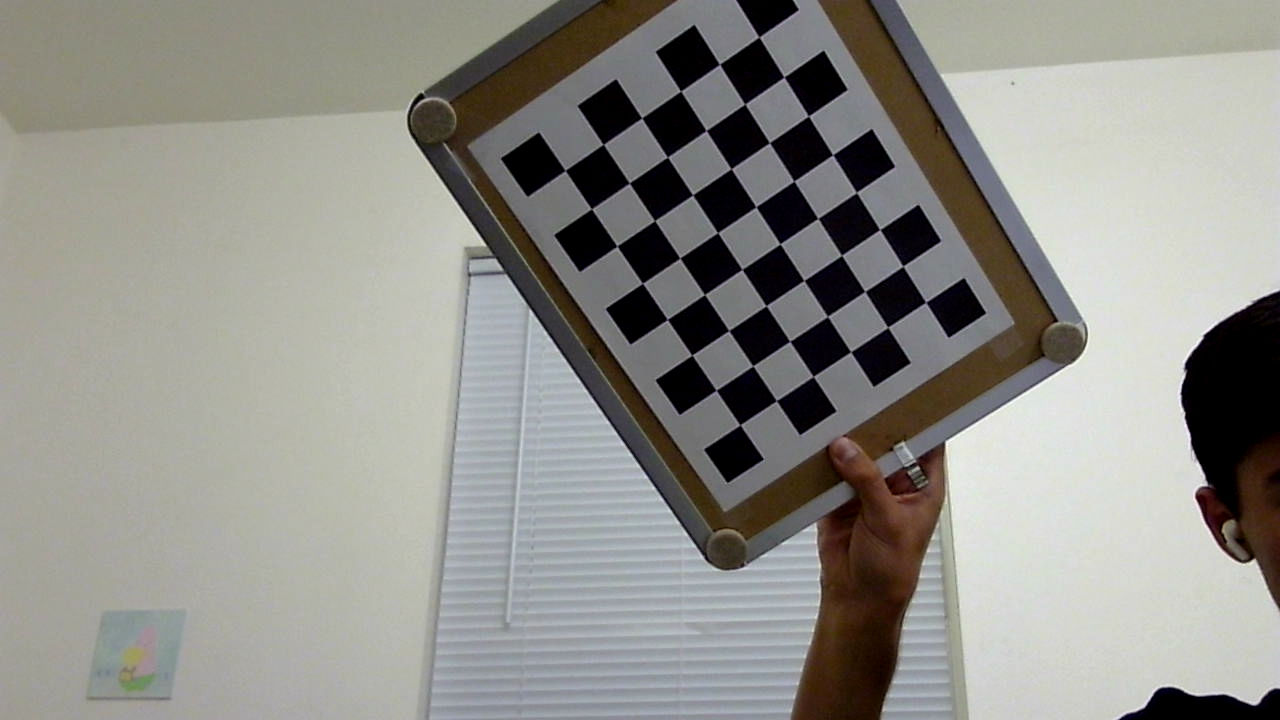
#> input picture tools/camera_calibration/imgs/left_cam/checkerboard_12.png, 1280 x 720 px, given in place of test_vid_104_L.mp4, which was not available
$ python object_tracking.py   (older library calls are emulated)
#> lines starting #> are read from the running program, lines starting #| are printed output that depends on the picture; after the words box and inside, x2 and y2 are one past the last pixel; in counts of white or black regions, pixels touching at a corner belong together; long printed decimals are rounded; pictures that were not available may be replaced by others from this repository, and a replacement may not be noted
### ball_fun/sterio_cameras.py
import sys
from pathlib import Path
sys.path.append(str(Path(__file__).parent.parent))

import cv2
import tools.helpers as helpers
import numpy as np
from typing import Callable
import ultralytics
import tools.camera_calibration.camera_calibration as camera_calibration
import os


class LogitechC270:
    """
    Camera class for the Logitech C270
    USB webcam
    """
    def __init__(self, cam_id: str | int) -> None:
        self.setup(cam_id)

    def setup(self, cam_id: str | int) -> None:
        """
        Setup sequence for camera
        """
        self.start_camera(cam_id)

    # [5 lines left out: function close, not called in this run]

    def calibrate_camera(self, calibration_images: str):
        self.mtx, self.dist = camera_calibration.calibrate_camera(Path(calibration_images))

    def start_camera(self, cam_id: str | int) -> None:
        """
        Initialize webcam and store properties
        """

        if os.name == 'nt':
            self._cap = cv2.VideoCapture(cam_id)
        else:
            self._cap = cv2.VideoCapture(cam_id, apiPreference=cv2.CAP_AVFOUNDATION)
            self._cap.set(cv2.CAP_PROP_FOURCC, cv2.VideoWriter_fourcc(*'avc1'))

        self._cap.set(cv2.CAP_PROP_BUFFERSIZE, 2)


        self._width, self._height = int(self._cap.get(cv2.CAP_PROP_FRAME_WIDTH)), int(self._cap.get(cv2.CAP_PROP_FRAME_HEIGHT))

        # wait for cameras to start
        if type(cam_id) is int:
            for _ in range(100):
                success, img1 = self.read()
                if success == False or (np.average(img1) > 0):
                    break

    def base_transform_img(self, image: np.ndarray) -> np.ndarray:
        """
        Performs a base image transformation on the read
        image from the camera if any alterations are needed
        before processing

        Arguments:
            image : [np.ndarray] base image

        Returns:
            [np.ndarray] : [image] tranformed image
        """

        image = cv2.flip(image, -1)
        return image

    # [14 lines left out: function read, not called in this run]

    def grab(self) -> bool:
        """
        Grabs the next frame from video file or capturing device.

        Returns:
            [bool] : true if success
        """
        return self._cap.grab()

    def retrieve(self) -> [bool, np.ndarray]:
        """
        Decodes and returns the grabbed video frame
        """
        success, image = self._cap.retrieve()

        if success:
            # flip image to account for mounted camera
            image = self.base_transform_img(image)
        return success, image

    # [18 lines left out: functions get_dimensions, is_opened, not called in this run]


class SterioCameras:
    """
    Sterio Camera Class to handle all logic associated with
    sterio camera image retrieval

    Arguments:
        vid_stream : optional path to video stream for videos
    """
    def __init__(self, vid_stream: list[str] = None) -> None:

        self.setup(vid_stream)

    def setup(self, vid_stream: list[str] = None) -> None:
        self.start_cameras(vid_stream)
        self.calibrate_cameras()

    # [7 lines left out: function close, not called in this run]

    def calibrate_cameras(self):
        """
        Run camera calibration on left and right cameras
        with stereo pair positioning with left camera
        at center of world coords
        """
        self._left_cam.calibrate_camera('./tools/camera_calibration/imgs/left_cam')
        self._right_cam.calibrate_camera('./tools/camera_calibration/imgs/right_cam')

        self.rot_mtx, self.tran_mtx, self.fund_mtx = camera_calibration.stereo_calibrate(
            self._left_cam.mtx,
            self._left_cam.dist,
            self._right_cam.mtx,
            self._right_cam.dist,
            Path('./tools/camera_calibration/imgs/synced'))

    # [16 lines left out: function project, not called in this run]


    def start_cameras(self, vid_stream: list[str] = None) -> None:
        """
        Initialize the left and right cameras
        """
        assert vid_stream is None or len(vid_stream) == 2, 'Must have two video paths in vid stream'

        if vid_stream is None:
            cam_idx_1, cam_idx_2 = helpers.get_left_right_camera_idxs()
        else:
            cam_idx_1, cam_idx_2 = vid_stream

        #TODO detect which is left and right camera
        self._left_cam = LogitechC270(cam_idx_1)
        self._right_cam = LogitechC270(cam_idx_2)

        success, img1, img2 = self.grab_frame()

        if success == False:
            raise RuntimeError('Unable to start cameras')

        left_img = helpers.determine_left_image(img1, img2)

        if left_img == 2:
            self._left_cam, self._right_cam = self._right_cam, self._left_cam

    def grab_frame(self) -> tuple[bool, np.ndarray, np.ndarray]:
        """
        Grabs a frame from the left and right camera

        Returns:
            [bool, np.ndarray, np.ndarry] : [success, left_image, right_image]
        """

        self._left_cam.grab()
        self._right_cam.grab()

        successL, imgL = self._left_cam.retrieve()
#> in retrieve, image is the input picture: shape (720, 1280, 3); mean B, G, R 137.7, 143.4, 144.2
#> in retrieve, `success, image = self._cap.retrieve()`: success = True
#> in base_transform_img, `image = cv2.flip(image, -1)`:
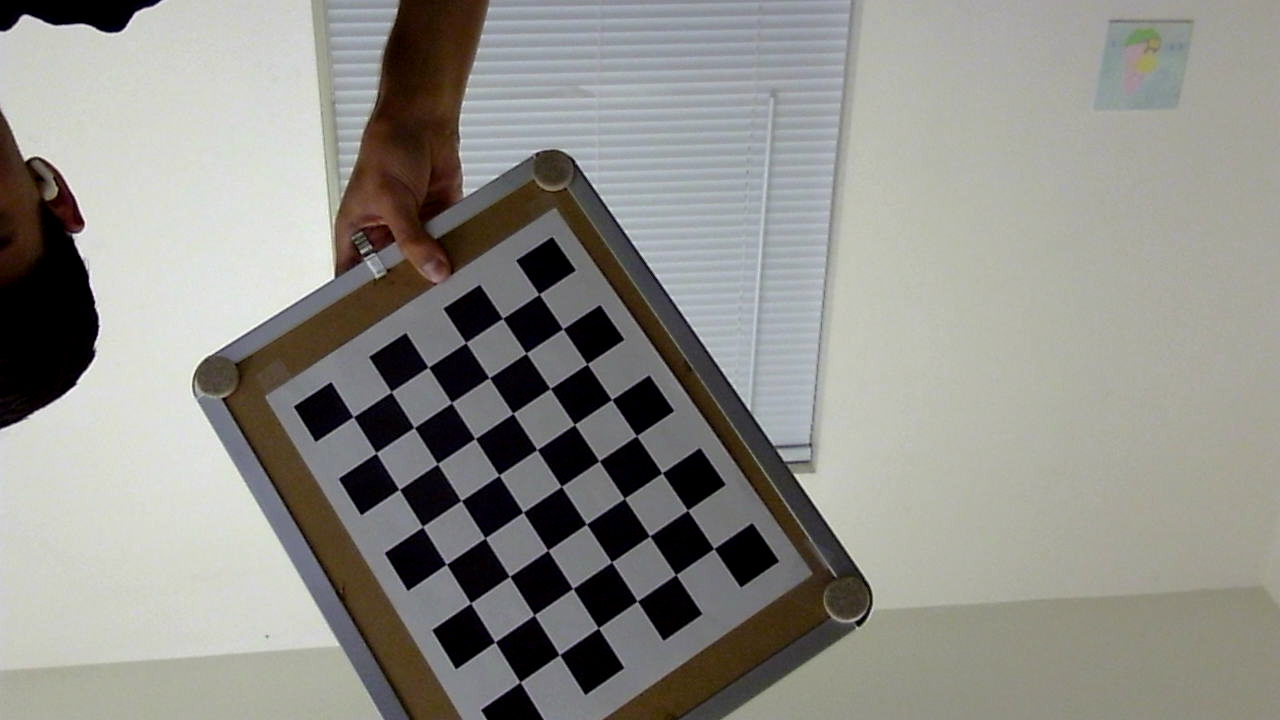
#> image: shape (720, 1280, 3); mean of channels 0, 1, 2 137.7, 143.4, 144.2; drawn as B, G, R
        successR, imgR = self._right_cam.retrieve()

        return (successL and successR, imgL, imgR)

    # [88 lines left out: functions is_opened, show_stream, show_classification_stream, triangulate, not called in this run]

# [8 lines that do not run on import are left out]

### tools/helpers.py
import subprocess
import numpy as np
import cv2
import os

# [32 lines left out: function get_left_right_camera_idxs, not called in this run]

def determine_left_image(img1: np.ndarray, img2: np.ndarray) -> int:
    """
    Determines which input image is the left image from a sterio pair

    Arguments:
        img1 [np.ndarray] : image from camera 1
        img2 [np.ndarray] : image from camera 2

    Returns:
        [0 | 1 | 2] : value of left image
                        0 -> unable to determine
                        1 -> img1 is left image
                        2 -> img2 is left image
    """


    # based on https://docs.opencv.org/3.4/da/de9/tutorial_py_epipolar_geometry.html
    img1 = cv2.cvtColor(img1, cv2.COLOR_BGR2GRAY)
    img2 = cv2.cvtColor(img2, cv2.COLOR_BGR2GRAY)

    sift = cv2.SIFT_create()
    # find the keypoints and descriptors with SIFT
    kp1, des1 = sift.detectAndCompute(img1,None)
    kp2, des2 = sift.detectAndCompute(img2,None)
    # FLANN parameters
    FLANN_INDEX_KDTREE = 1
    index_params = dict(algorithm = FLANN_INDEX_KDTREE, trees = 5)
    search_params = dict(checks=50)
    # flann = cv2.FlannBasedMatcher(index_params,search_params)
    flann = cv2.BFMatcher()
    matches = flann.knnMatch(des1,des2,k=2)

    img1_cnt = 0
    img2_cnt = 0
    # ratio test as per Lowe's paper
    for i,(m,n) in enumerate(matches):
        if m.distance < 0.75*n.distance:
            x_img1 = kp1[m.queryIdx].pt[0]
            x_img2 = kp2[m.trainIdx].pt[0]

            if x_img1 > x_img2:
                img1_cnt += 1
            else:
                img2_cnt += 1

    if img1_cnt > img2_cnt:
        return 1
    elif img2_cnt > img1_cnt:
        return 2
    return 0

# [41 lines left out: function triangulate, not called in this run]


# [3 lines that do not run on import are left out]

### tools/camera_calibration/camera_calibration.py
"""
Notes:
    When gathering calibration images and running calibration
    ensure checker board pattern is detected in same order
    in both left and right images otherwise it will have
    a high RMS value.

"""

import numpy as np
import cv2
import pickle
import sys
from pathlib import Path
from matplotlib import pyplot as plt
import time

sys.path.append(str(Path(__file__).parent.parent.parent))

try:
    from ball_fun.sterio_cameras import LogitechC270, SterioCameras
except ImportError as e:
    print('Unable to import sterio_cameras', e)


MIN_IMAGES = 15 # number of images to gather for calibration
ROWS = 8 # number of checkerboard rows
COLUMNS = 6 # number of checkerboard cols
WORLD_SCALING = 27.4 # the real world square size in mm

# [130 lines left out: functions find_chess_board_corners, gather_sterio_calibration_images, gather_calibration_images, not called in this run]

def calibrate_camera(image_path: Path, display: bool = False):
    """

    """

    images_names = sorted(image_path.rglob('*.png'))

    # termination criteria
    criteria = (cv2.TERM_CRITERIA_EPS + cv2.TERM_CRITERIA_MAX_ITER, 30, 0.001)
    # prepare object points, like (0,0,0), (1,0,0), (2,0,0) ....,(6,5,0)
    objp = np.zeros((ROWS*COLUMNS,3), np.float32)
    objp[:,:2] = np.mgrid[0:ROWS,0:COLUMNS].T.reshape(-1,2)
    objp = WORLD_SCALING * objp

    # Arrays to store object points and image points from all the images.
    objpoints = [] # 3d point in real world space
    imgpoints = [] # 2d points in image plane.

    for img_name in images_names:


        img = cv2.imread(str(img_name))
        img_size = (img.shape[1], img.shape[0])

        gray = cv2.cvtColor(img, cv2.COLOR_BGR2GRAY)
        # Find the chess board corners
        ret, corners = cv2.findChessboardCorners(gray, (ROWS,COLUMNS), None)
        # If found, add object points, image points (after refining them)
        if ret == True:
            objpoints.append(objp)
            corners2 = cv2.cornerSubPix(gray,corners, (11,11), (-1,-1), criteria)
            imgpoints.append(corners2)
            # Draw and display the corners
            cv2.drawChessboardCorners(img, (ROWS,COLUMNS), corners2, ret)
        else:
            print('checkerboard pattern not found for', img_name)

        if display:
            cv2.imshow('img', img)
        if cv2.waitKey(10) & 0xFF == ord("q"):
            break

    cv2.destroyAllWindows()


    # now perform the calibration
    print('calibrating on', len(imgpoints), 'images')
    ret, K, dist, rvecs, tvecs = cv2.calibrateCamera(objpoints, imgpoints, img_size,None,None)
    print('RMSE ideal < 1: ', ret)

    return K, dist

# [214 lines left out: functions stereo_calibrate, display_and_save_calibration_info, triangulate, drawlines, draw_epilines, rectify_images, not called in this run]


# [23 lines that do not run on import are left out]

    # triangulate(mtxL, mtxR, R, T)

### ball_fun/object_tracking.py
"""
Object tracker class
"""
import sys
from pathlib import Path
sys.path.append(str(Path(__file__).parent.parent))

import cv2
import time
from ball_fun.sterio_cameras import SterioCameras
import numpy as np
import ball_fun.ball_detector as ball_detector
import tools.trajectory_fitting as trajectory_fitting
from parameters import Parameters
from ball_fun.the_hooop import HoopClassifier

class PathPoint:
    """
    Point object to store relevant information
    for locations of 3d Paths
    """

    # [28 lines left out: functions __init__, calc_speed, not called in this run]

    def __str__(self) -> str:
        return f'X:{self.x} Y:{self.y} Z:{self.z}'

    def __repr__(self) -> str:
        return f'P({self.x} {self.y} {self.z})'

class ProjectileTracking:

    # [259 lines left out: functions __init__, add_locations, clean, get_lines, get_paths, path_to_numpy and 2 more, not called in this run]


if __name__ == '__main__':

    # DEMO
    sterio_pair = SterioCameras(["./media/test_vid_104_L.mp4", "./media/test_vid_105_R.mp4"])
#> in determine_left_image, `img1 = cv2.cvtColor(img1, cv2.COLOR_BGR2GRAY)`:
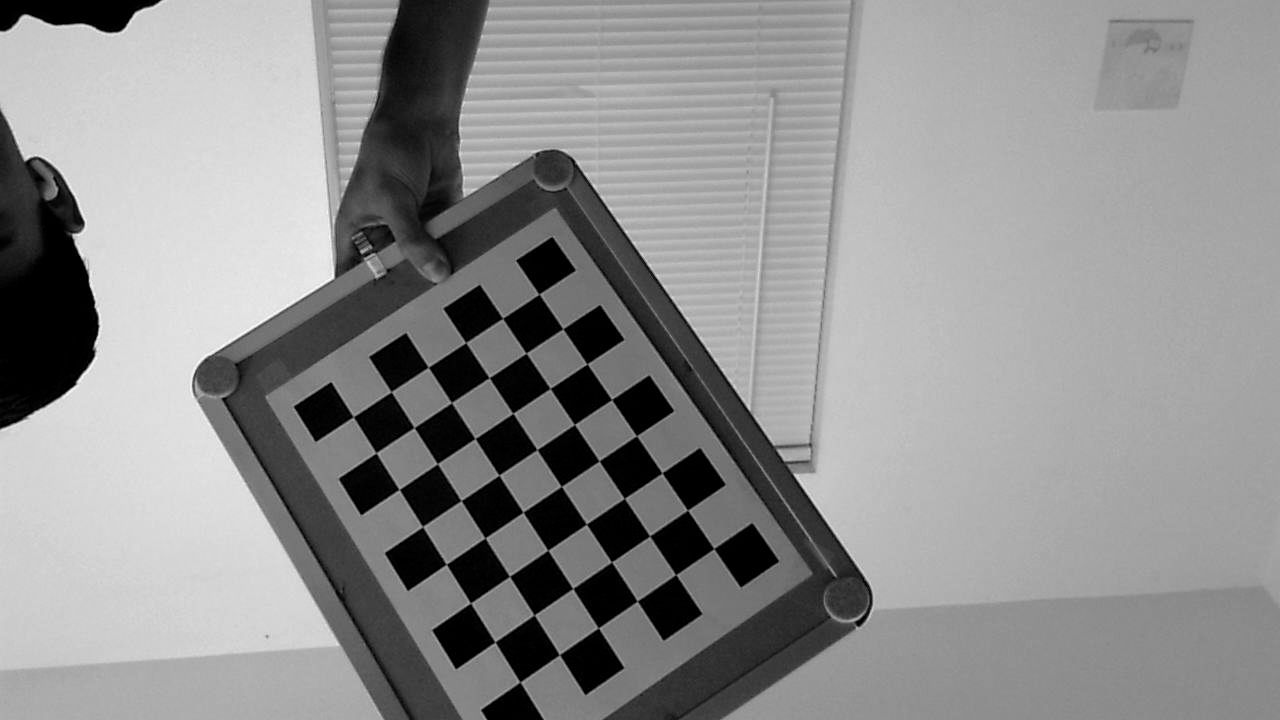
#> img1: shape (720, 1280); min 0, max 255, mean 143
#> in determine_left_image, `kp1, des1 = sift.detectAndCompute(img1,None)`: kp1 = 2171 keypoints; strongest (x, y, size): (322, 412, 27.6), (462, 637, 29.2), (367, 485, 27.8), (593, 663, 30.3)
#> in determine_left_image, `kp2, des2 = sift.detectAndCompute(img2,None)`: kp2 has the same summary as kp1
#> in determine_left_image, `matches = flann.knnMatch(des1,des2,k=2)`: matches = 2171 matches
#> the loop in determine_left_image, `for i,(m,n) in enumerate(matches):` made 2171 passes
#> (x_img1, x_img2) on passes 1 to 12: (13.12, 13.12), (14.34, 14.34), (15.04, 15.04), (17.7, 17.7), (17.92, 17.92), (22.44, 22.44), (25.94, 25.94), (25.97, 25.97), (25.97, 25.97), (27.73, 27.73), (27.73, 27.73), (28.31, 28.31)
#> x_img1 on pass 100: 224.9
#> after the loop in determine_left_image, `for i,(m,n) in enumerate(matches):`: img1_cnt = 0; img2_cnt = 2171
#> in start_cameras, `left_img = helpers.determine_left_image(img1, img2)`: left_img = 2
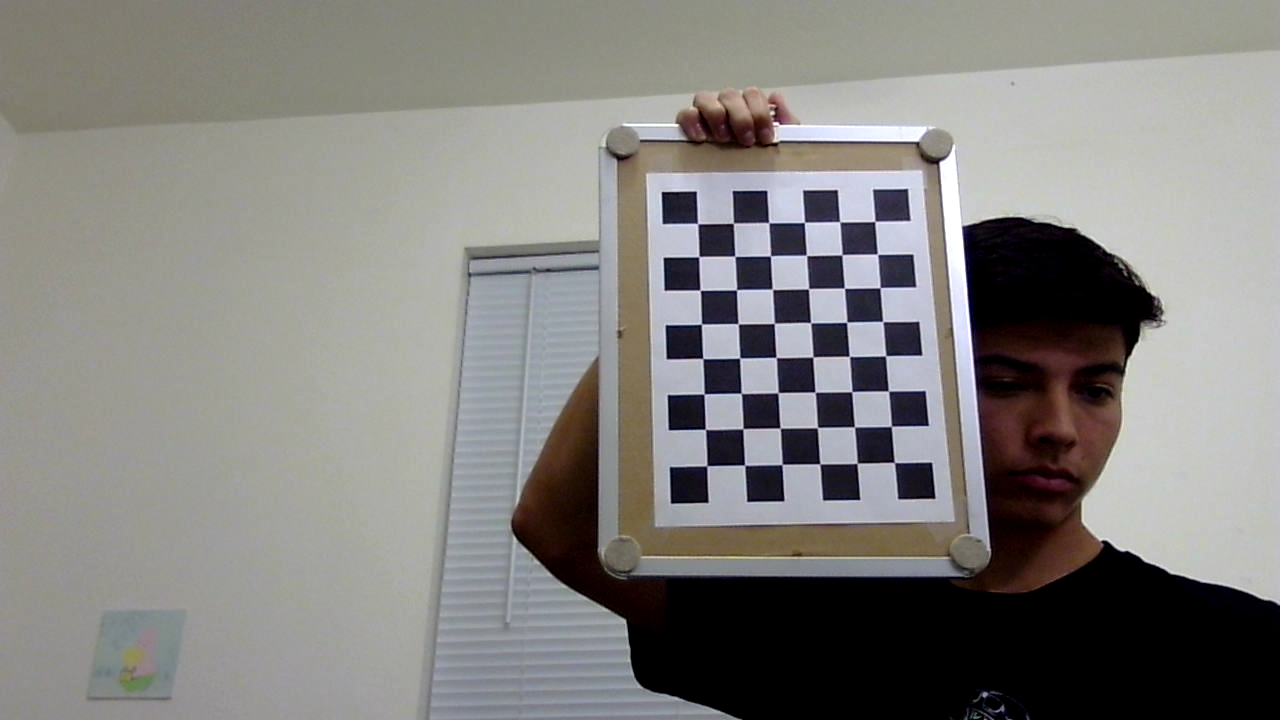
#> input picture tools/camera_calibration/imgs/left_cam/checkerboard_0.png, 1280 x 720 px
#> in calibrate_camera, img is the input picture: shape (720, 1280, 3); mean B, G, R 127.4, 130, 131.6
#> in calibrate_camera, `ret, corners = cv2.findChessboardCorners(gray, (ROWS,COLUMNS), None)`: ret = True; corners = 48 rows, first 8: [874.8, 221.4], [877.4, 254.1], [880, 287.7], [882.7, 321.5], [885.6, 355.8], [888.3, 391], [891.4, 426.2], [894.3, 462.6]
#> in calibrate_camera, `corners2 = cv2.cornerSubPix(gray,corners, (11,11), (-1,-1), criteria)`: corners2 = 48 rows, first 8: [874.8, 221.4], [877.5, 254.2], [880, 287.7], [882.7, 321.5], [885.7, 355.8], [888.5, 391], [891.3, 426.4], [894.3, 462.5]
#> in calibrate_camera, `cv2.drawChessboardCorners(img, (ROWS,COLUMNS), corners2, ret)`:
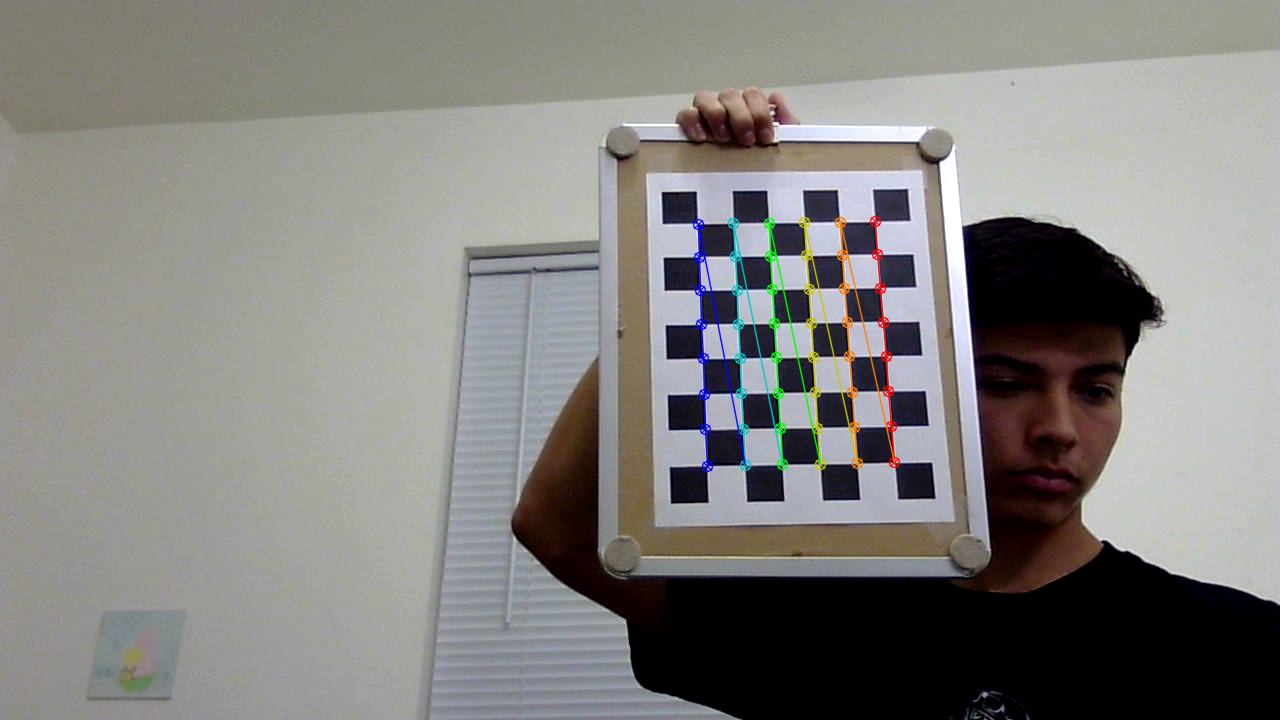
#> img: shape (720, 1280, 3); 1.26% of pixels changed, all inside (x1, y1, x2, y2) = (692, 215, 901, 473)
#> (key q is pressed here)
#| calibrating on 1 images
#> in calibrate_camera, `ret, K, dist, rvecs, tvecs = cv2.calibrateCamera(objpoints, imgpoints,..`: ret = 0.14; K = [[915.5, 0, 612.1], [0, 877.6, 352.8], [0, 0, 1]]; dist = [[0.237, -0.983, -0.00738, -0.0282, 1.7]]; rvecs = ([-0.183, 0.163, 1.55],); tvecs = ([202.5, -104.1, 700],)
#| RMSE ideal < 1:  0.1396
#> in calibrate_camera, `self.mtx, self.dist = camera_calibration.calibrate_camera(Path(calibra..`: self.mtx = [[915.5, 0, 612.1], [0, 877.6, 352.8], [0, 0, 1]]; self.dist = [[0.237, -0.983, -0.00738, -0.0282, 1.7]]
#> (the run stopped early here; a loop or call above may not have finished)
